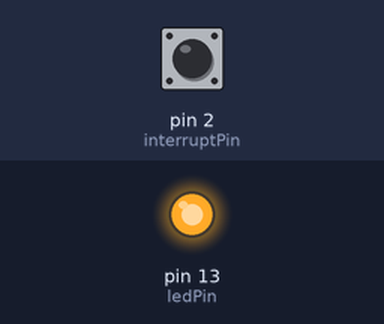
Bench run of a sketch on a simulated Arduino Uno, built with avr-gcc and run on an emulated ATmega328P. Parts: output pins drawn as LEDs (lit = HIGH). Inputs (shaded band) come from the test bench; at power-on: pin 2 (interruptPin) HIGH.

Above: at 1.2 s.
1.3 s: pin 2 (interruptPin) pulled LOW for 3.2 s
At 4.9 s:
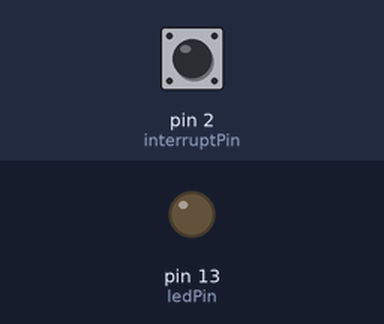
Timing chart, 0 to 12.0 s (numbered marks = the images above; inputs shaded):
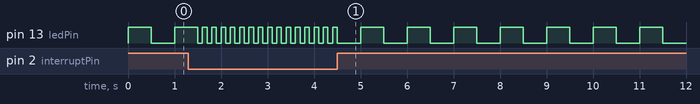

The sketch:

InterruptTest.ino
```cpp
// InterruptTest

#define interruptPin 2
#define ledPin 13
int period = 500;

void setup()
{
 pinMode(ledPin, OUTPUT);
pinMode(interruptPin, INPUT);
digitalWrite(interruptPin, HIGH);
attachInterrupt(0, goFast, CHANGE);
}

void loop()
{
  digitalWrite(ledPin, HIGH);
  delay(period);
  digitalWrite(ledPin, LOW);
  delay(period);
}

void goFast()
{
  if (period == 500)
  {
    period = 100;
  }else{
    period = 500;
  }
}
```
